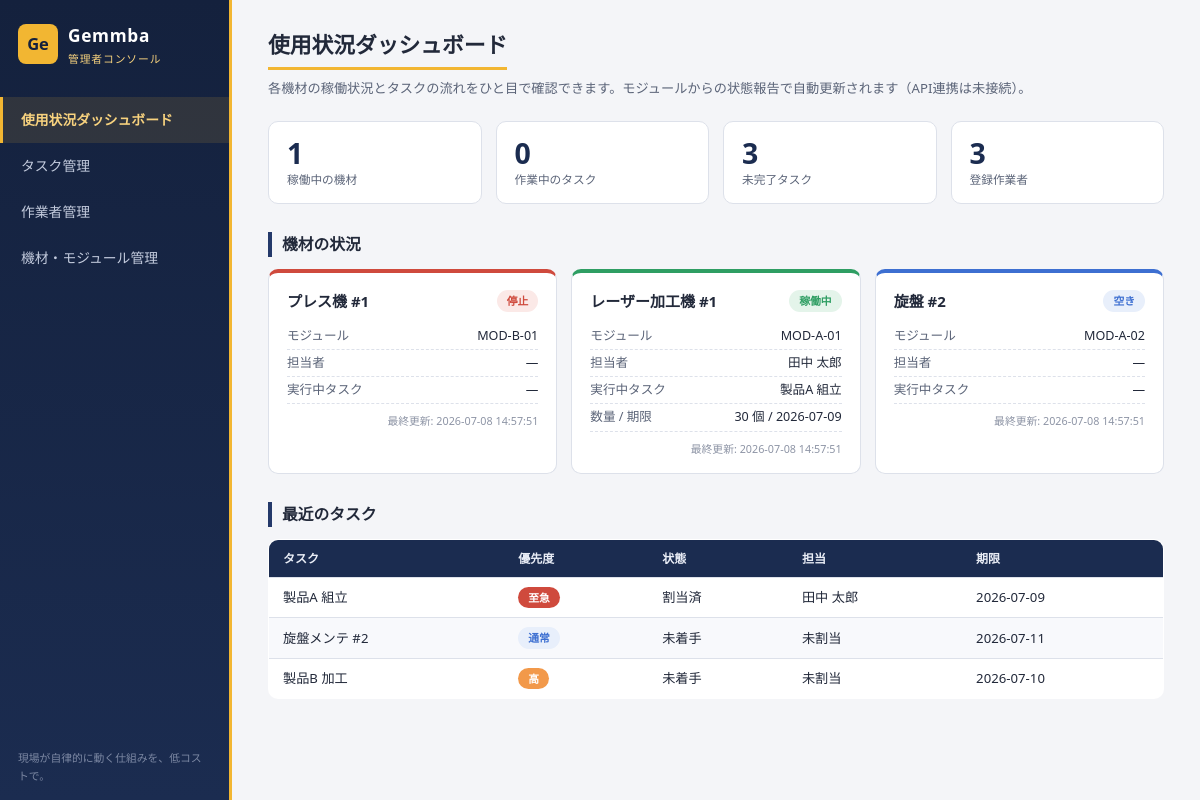
Before: / with the older database file.
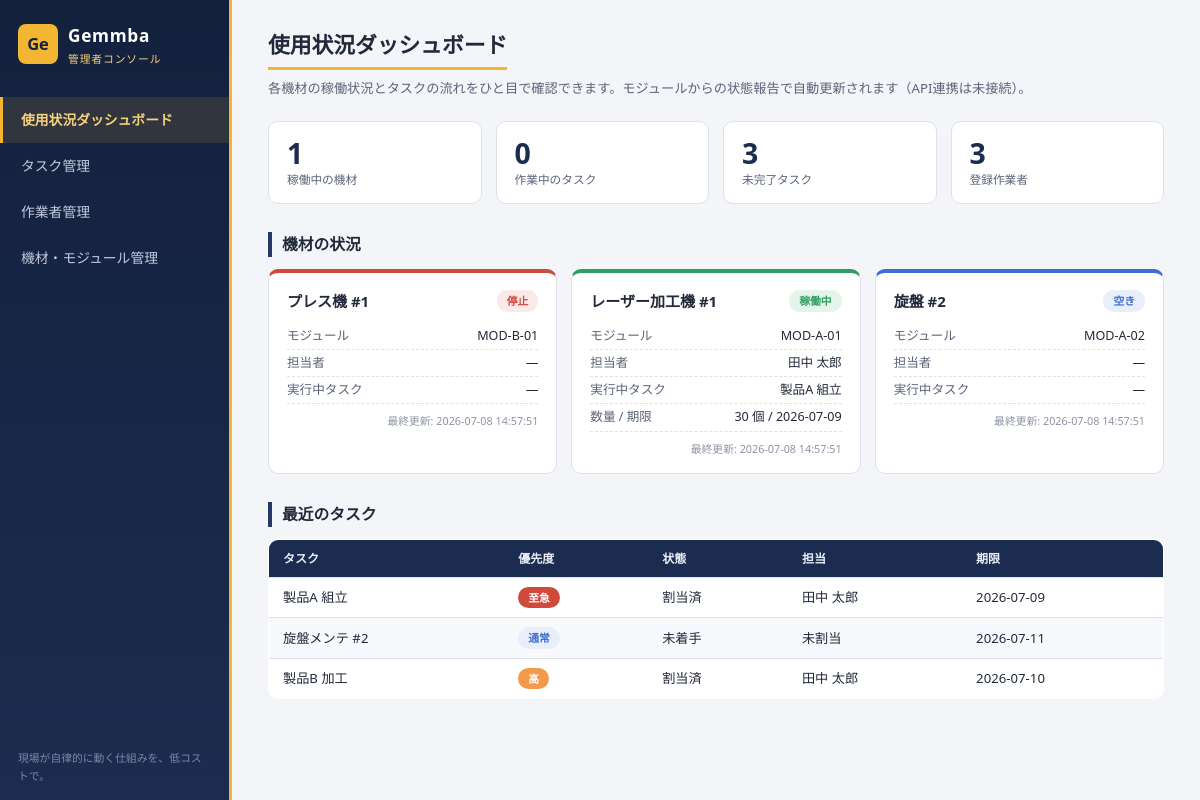
After: the same page with the newer database file.
### tables this page shows
CREATE TABLE equipment (
    id INTEGER PRIMARY KEY AUTOINCREMENT,
    name TEXT NOT NULL,
    module_id TEXT UNIQUE,                      -- モジュール(ESP32)の識別子
    status TEXT NOT NULL DEFAULT 'idle',        -- idle / working / stopped / maintenance
    current_worker_id INTEGER REFERENCES workers(id),
    current_task_id INTEGER REFERENCES tasks(id),
    updated_at TEXT DEFAULT (datetime('now', 'localtime'))
);

CREATE TABLE workers (
    id INTEGER PRIMARY KEY AUTOINCREMENT,
    name TEXT NOT NULL,
    years_of_service REAL NOT NULL DEFAULT 0,   -- 勤続年数（AIの初期文脈ベクトルに使用）
    nfc_tag_id TEXT UNIQUE,                     -- 腕輪のICチップID（後で紐付け可能）
    created_at TEXT DEFAULT (datetime('now', 'localtime'))
);

CREATE TABLE tasks (
    id INTEGER PRIMARY KEY AUTOINCREMENT,
    title TEXT NOT NULL,
    description TEXT DEFAULT '',
    difficulty INTEGER NOT NULL DEFAULT 3,      -- 難易度 1-5（AIの文脈ベクトルに使用）
    priority TEXT NOT NULL DEFAULT 'normal',    -- urgent / high / normal / low
    quantity INTEGER DEFAULT 1,
    deadline TEXT,                              -- 期限 (YYYY-MM-DD)
    status TEXT NOT NULL DEFAULT 'todo',        -- todo / assigned / in_progress / done
    assigned_worker_id INTEGER REFERENCES workers(id),
    equipment_id INTEGER REFERENCES equipment(id),
    started_at TEXT,
    completed_at TEXT,
    created_at TEXT DEFAULT (datetime('now', 'localtime'))
);

### app.py (the view)
@app.route("/")
def dashboard():
    conn = db.get_db()
    equipment = conn.execute("""
        SELECT e.*, w.name AS worker_name, t.title AS task_title,
               t.quantity AS task_quantity, t.deadline AS task_deadline
        FROM equipment e
        LEFT JOIN workers w ON w.id = e.current_worker_id
        LEFT JOIN tasks t   ON t.id = e.current_task_id
        ORDER BY e.name
    """).fetchall()
    counts = conn.execute("""
        SELECT
          (SELECT COUNT(*) FROM tasks WHERE status != 'done')       AS open_tasks,
          (SELECT COUNT(*) FROM tasks WHERE status = 'in_progress') AS active_tasks,
          (SELECT COUNT(*) FROM workers)                            AS workers,
          (SELECT COUNT(*) FROM equipment WHERE status = 'working') AS working_eq
    """).fetchone()
    recent = conn.execute("""
        SELECT t.*, w.name AS worker_name FROM tasks t
        LEFT JOIN workers w ON w.id = t.assigned_worker_id
        ORDER BY t.created_at DESC LIMIT 8
    """).fetchall()
    conn.close()
    return render_template("dashboard.html", equipment=equipment, counts=counts, recent=recent)

### app.py (called while the page is built)
@app.context_processor
def inject_labels():
    return dict(P=PRIORITY_LABELS, S=STATUS_LABELS, E=EQ_STATUS_LABELS)

### db.py (called while the page is built)
def get_db():
    conn = sqlite3.connect(DB_PATH)
    conn.row_factory = sqlite3.Row
    conn.execute("PRAGMA foreign_keys = ON")
    return conn

### templates/dashboard.html (shortened to what this page needs)
{% extends "base.html" %}
{% block content %}
<header class="page-head">
  <h1>使用状況ダッシュボード</h1>
  <p class="page-sub">各機材の稼働状況とタスクの流れをひと目で確認できます。モジュールからの状態報告で自動更新されます（API連携は未接続）。</p>
</header>
<section class="stat-row">
  <div class="stat"><span class="stat-num">{{ counts.working_eq }}</span><span class="stat-label">稼働中の機材</span></div>
  <div class="stat"><span class="stat-num">{{ counts.active_tasks }}</span><span class="stat-label">作業中のタスク</span></div>
  <div class="stat"><span class="stat-num">{{ counts.open_tasks }}</span><span class="stat-label">未完了タスク</span></div>
  <div class="stat"><span class="stat-num">{{ counts.workers }}</span><span class="stat-label">登録作業者</span></div>
</section>
<h2 class="section-title">機材の状況</h2>
<section class="eq-grid">
  {% for e in equipment %}
  <article class="eq-card status-{{ e.status }}">
    <div class="eq-card-head">
      <h3>{{ e.name }}</h3>
      <span class="badge badge-{{ e.status }}">{{ E[e.status] }}</span>
    </div>
    <dl class="eq-meta">
      <div><dt>モジュール</dt><dd>{{ e.module_id or '未接続' }}</dd></div>
      <div><dt>担当者</dt><dd>{{ e.worker_name or '—' }}</dd></div>
      <div><dt>実行中タスク</dt><dd>{{ e.task_title or '—' }}</dd></div>
      {% if e.task_title %}
      <div><dt>数量 / 期限</dt><dd>{{ e.task_quantity or '—' }} 個 / {{ e.task_deadline or '—' }}</dd></div>
      {% endif %}
    </dl>
    <div class="eq-updated">最終更新: {{ e.updated_at }}</div>
  </article>
  {% else %}
  <p class="empty">機材が登録されていません。「機材・モジュール管理」から追加してください。</p>
  {% endfor %}
</section>
<h2 class="section-title">最近のタスク</h2>
<table class="table">
  <thead><tr><th>タスク</th><th>優先度</th><th>状態</th><th>担当</th><th>期限</th></tr></thead>
  <tbody>
  {% for t in recent %}
    <tr>
      <td>{{ t.title }}</td>
      <td><span class="badge badge-p-{{ t.priority }}">{{ P[t.priority] }}</span></td>
      <td>{{ S[t.status] }}</td>
      <td>{{ t.worker_name or '未割当' }}</td>
      <td>{{ t.deadline or '—' }}</td>
    </tr>
  {% else %}
    <tr><td colspan="5" class="empty">タスクはまだありません。</td></tr>
  {% endfor %}
  </tbody>
</table>
{% endblock %}

### templates/base.html (shortened to what this page needs)
<!DOCTYPE html>
<html lang="ja">
<head>
<link rel="stylesheet" href="{{ url_for('static', filename='style.css') }}">
</head>
<body>
<div class="layout">
  <aside class="sidebar">
    <div class="brand">
      <span class="brand-mark">Ge</span>
      <div>
        <div class="brand-name">Gemmba</div>
        <div class="brand-sub">管理者コンソール</div>
      </div>
    </div>
    <nav>
      <a href="{{ url_for('dashboard') }}" class="{{ 'active' if request.endpoint == 'dashboard' }}">
        使用状況ダッシュボード</a>
      <a href="{{ url_for('tasks') }}" class="{{ 'active' if request.endpoint == 'tasks' }}">
        タスク管理</a>
      <a href="{{ url_for('workers') }}" class="{{ 'active' if request.endpoint == 'workers' }}">
        作業者管理</a>
      <a href="{{ url_for('equipment') }}" class="{{ 'active' if request.endpoint == 'equipment' }}">
        機材・モジュール管理</a>
    </nav>
    <div class="sidebar-foot">現場が自律的に動く仕組みを、低コストで。</div>
  </aside>
  <main class="content">
    {% block content %}{% endblock %}
  </main>
</div>
</body>
</html>

### static/style.css (style rules this page uses)
:root { --navy-900: #14213d; --navy-800: #1b2c50; --navy-700: #24396a; --gold: #f2b632; --gold-soft: #f7d27e; --paper: #f4f5f8; --card: #ffffff; --ink: #22293a; --ink-soft: #5b6478; --line: #dde1ea; --green: #2f9e63; --red: #cf4a3d; --blue: #3d6fd1; --gray: #8d94a5; --radius: 10px; font-size: 15px; }
* { box-sizing: border-box; margin: 0; padding: 0; }
body { font-family: "Hiragino Kaku Gothic ProN", "Yu Gothic UI", "Meiryo", system-ui, sans-serif; background: var(--paper); color: var(--ink); line-height: 1.6; }
.layout { display: flex; min-height: 100vh; }
.sidebar { width: 232px; flex-shrink: 0; background: linear-gradient(180deg, var(--navy-900), var(--navy-800)); color: #dfe5f2; display: flex; flex-direction: column; border-right: 3px solid var(--gold); }
.brand { display: flex; align-items: center; gap: 10px; padding: 22px 18px; }
.brand-mark { display: grid; place-items: center; width: 40px; height: 40px; border-radius: 8px; background: var(--gold); color: var(--navy-900); font-weight: 800; font-size: 1.1rem; }
.brand-name { font-weight: 700; font-size: 1.15rem; letter-spacing: .04em; color: #fff; }
.brand-sub { font-size: .72rem; color: var(--gold-soft); letter-spacing: .08em; }
nav { display: flex; flex-direction: column; margin-top: 8px; }
nav a { color: #c3cbdd; text-decoration: none; padding: 12px 18px; font-size: .92rem; border-left: 3px solid transparent; }
nav a.active { background: rgba(242,182,50,.12); color: var(--gold-soft); border-left-color: var(--gold); font-weight: 600; }
.sidebar-foot { margin-top: auto; padding: 16px 18px; font-size: .72rem; color: #7c88a3; }
.content { flex: 1; padding: 28px 36px 60px; max-width: 1100px; }
.page-head { margin-bottom: 22px; }
.page-head h1 { font-size: 1.45rem; font-weight: 700; border-bottom: 3px solid var(--gold); display: inline-block; padding-bottom: 4px; }
.page-sub { color: var(--ink-soft); font-size: .88rem; margin-top: 8px; }
.section-title { font-size: 1.05rem; font-weight: 700; margin: 28px 0 12px; padding-left: 10px; border-left: 4px solid var(--navy-700); }
.stat-row { display: grid; grid-template-columns: repeat(4, 1fr); gap: 14px; }
.stat { background: var(--card); border: 1px solid var(--line); border-radius: var(--radius); padding: 14px 18px; display: flex; flex-direction: column; }
.stat-num { font-size: 1.9rem; font-weight: 800; color: var(--navy-800); line-height: 1.2; }
.stat-label { font-size: .78rem; color: var(--ink-soft); }
.eq-grid { display: grid; grid-template-columns: repeat(auto-fill, minmax(280px, 1fr)); gap: 14px; }
.eq-card { background: var(--card); border: 1px solid var(--line); border-radius: var(--radius); padding: 16px 18px; border-top: 4px solid var(--gray); }
.eq-card.status-working { border-top-color: var(--green); }
.eq-card.status-idle { border-top-color: var(--blue); }
.eq-card.status-stopped { border-top-color: var(--red); }
.eq-card-head { display: flex; justify-content: space-between; align-items: center; margin-bottom: 10px; }
.eq-card-head h3 { font-size: 1rem; }
.eq-meta div { display: flex; justify-content: space-between; font-size: .84rem; padding: 3px 0; border-bottom: 1px dashed var(--line); }
.eq-meta dt { color: var(--ink-soft); }
.eq-updated { font-size: .72rem; color: var(--gray); margin-top: 8px; text-align: right; }
.badge { display: inline-block; font-size: .72rem; font-weight: 700; padding: 2px 10px; border-radius: 999px; white-space: nowrap; }
.badge-working { background: #e4f4ea; color: var(--green); }
.badge-idle { background: #e8effb; color: var(--blue); }
.badge-stopped { background: #fbe9e7; color: var(--red); }
.badge-p-urgent { background: var(--red); color: #fff; }
.badge-p-high { background: #f2994a; color: #fff; }
.badge-p-normal { background: #e8effb; color: var(--blue); }
.table { width: 100%; border-collapse: collapse; background: var(--card); border: 1px solid var(--line); border-radius: var(--radius); overflow: hidden; font-size: .88rem; }
.table th { background: var(--navy-800); color: #e8ecf5; text-align: left; font-weight: 600; font-size: .8rem; padding: 9px 14px; }
.table td { padding: 9px 14px; border-top: 1px solid var(--line); }
.table tr:nth-child(even) td { background: #f8f9fc; }

Changed rows visible on the page:
changed tasks "製品B 加工": status "未着手" → "割当済"; name "未割当" → "田中 太郎"
